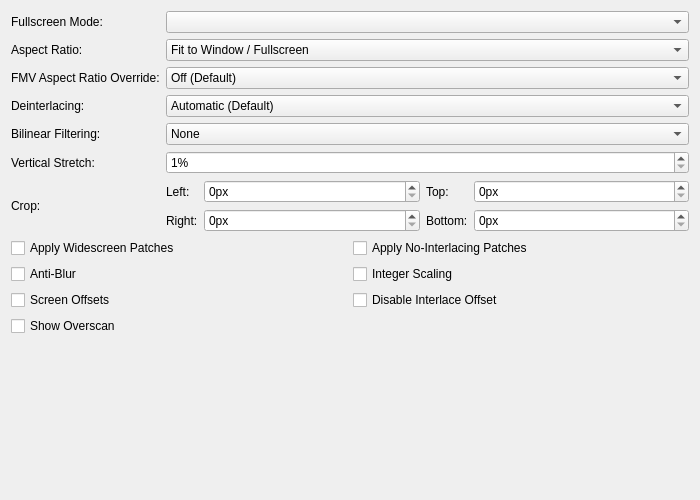
<?xml version="1.0" encoding="UTF-8"?>
<ui version="4.0">
 <class>GraphicsDisplaySettingsTab</class>
 <widget class="QWidget" name="GraphicsDisplaySettingsTab">
  <property name="geometry">
   <rect>
    <x>0</x>
    <y>0</y>
    <width>700</width>
    <height>500</height>
   </rect>
  </property>
  <property name="sizePolicy">
   <sizepolicy hsizetype="Expanding" vsizetype="Preferred">
    <horstretch>0</horstretch>
    <verstretch>0</verstretch>
   </sizepolicy>
  </property>
  <property name="windowTitle">
   <string/>
  </property>
  <layout class="QGridLayout" name="gridLayout" columnstretch="0,1">
   <item row="3" column="0">
    <widget class="QLabel" name="interlacingLabel">
     <property name="text">
      <string>Deinterlacing:</string>
     </property>
     <property name="buddy">
      <cstring>interlacing</cstring>
     </property>
    </widget>
   </item>
   <item row="0" column="1">
    <widget class="QComboBox" name="fullscreenModes"/>
   </item>
   <item row="7" column="0" colspan="2">
    <layout class="QGridLayout" name="displayGridLayout">
     <item row="1" column="1">
      <widget class="QCheckBox" name="integerScaling">
       <property name="text">
        <string>Integer Scaling</string>
       </property>
      </widget>
     </item>
     <item row="0" column="0">
      <widget class="QCheckBox" name="widescreenPatches">
       <property name="text">
        <string>Apply Widescreen Patches</string>
       </property>
      </widget>
     </item>
     <item row="0" column="1">
      <widget class="QCheckBox" name="noInterlacingPatches">
       <property name="text">
        <string>Apply No-Interlacing Patches</string>
       </property>
      </widget>
     </item>
     <item row="1" column="0">
      <widget class="QCheckBox" name="PCRTCAntiBlur">
       <property name="text">
        <string>Anti-Blur</string>
       </property>
       <property name="shortcut">
        <string>Ctrl+S</string>
       </property>
      </widget>
     </item>
     <item row="2" column="1">
      <widget class="QCheckBox" name="disableInterlaceOffset">
       <property name="text">
        <string>Disable Interlace Offset</string>
       </property>
      </widget>
     </item>
     <item row="2" column="0">
      <widget class="QCheckBox" name="PCRTCOffsets">
       <property name="text">
        <string>Screen Offsets</string>
       </property>
      </widget>
     </item>
     <item row="3" column="0">
      <widget class="QCheckBox" name="PCRTCOverscan">
       <property name="text">
        <string>Show Overscan</string>
       </property>
      </widget>
     </item>
    </layout>
   </item>
   <item row="2" column="0">
    <widget class="QLabel" name="fmvAspectRatioLabel">
     <property name="text">
      <string>FMV Aspect Ratio Override:</string>
     </property>
     <property name="buddy">
      <cstring>fmvAspectRatio</cstring>
     </property>
    </widget>
   </item>
   <item row="1" column="1">
    <widget class="QComboBox" name="aspectRatio">
     <item>
      <property name="text">
       <string>Fit to Window / Fullscreen</string>
      </property>
     </item>
     <item>
      <property name="text">
       <string>Auto Standard (4:3 Interlaced / 3:2 Progressive)</string>
      </property>
     </item>
     <item>
      <property name="text">
       <string>Standard (4:3)</string>
      </property>
     </item>
     <item>
      <property name="text">
       <string>Widescreen (16:9)</string>
      </property>
     </item>
     <item>
      <property name="text">
       <string>Native/Full (10:7)</string>
      </property>
     </item>
    </widget>
   </item>
   <item row="4" column="1">
    <widget class="QComboBox" name="bilinearFiltering">
     <item>
      <property name="text">
       <string>None</string>
      </property>
     </item>
     <item>
      <property name="text">
       <string extracomment="Smooth: Refers to the texture clarity.">Bilinear (Smooth)</string>
      </property>
     </item>
     <item>
      <property name="text">
       <string extracomment="Sharp: Refers to the texture clarity.">Bilinear (Sharp)</string>
      </property>
     </item>
    </widget>
   </item>
   <item row="5" column="0">
    <widget class="QLabel" name="verticalStretchLabel">
     <property name="text">
      <string>Vertical Stretch:</string>
     </property>
     <property name="buddy">
      <cstring>stretchY</cstring>
     </property>
    </widget>
   </item>
   <item row="0" column="0">
    <widget class="QLabel" name="fsModeLabel">
     <property name="text">
      <string>Fullscreen Mode:</string>
     </property>
     <property name="buddy">
      <cstring>fullscreenModes</cstring>
     </property>
    </widget>
   </item>
   <item row="4" column="0">
    <widget class="QLabel" name="billinearLabel">
     <property name="text">
      <string>Bilinear Filtering:</string>
     </property>
     <property name="buddy">
      <cstring>bilinearFiltering</cstring>
     </property>
    </widget>
   </item>
   <item row="2" column="1">
    <widget class="QComboBox" name="fmvAspectRatio">
     <item>
      <property name="text">
       <string>Off (Default)</string>
      </property>
     </item>
     <item>
      <property name="text">
       <string>Auto Standard (4:3 Interlaced / 3:2 Progressive)</string>
      </property>
     </item>
     <item>
      <property name="text">
       <string>Standard (4:3)</string>
      </property>
     </item>
     <item>
      <property name="text">
       <string>Widescreen (16:9)</string>
      </property>
     </item>
     <item>
      <property name="text">
       <string>Native/Full (10:7)</string>
      </property>
     </item>
    </widget>
   </item>
   <item row="6" column="0">
    <widget class="QLabel" name="cropLabel">
     <property name="text">
      <string>Crop:</string>
     </property>
    </widget>
   </item>
   <item row="1" column="0">
    <widget class="QLabel" name="aspectRatioLabel">
     <property name="text">
      <string>Aspect Ratio:</string>
     </property>
     <property name="buddy">
      <cstring>aspectRatio</cstring>
     </property>
    </widget>
   </item>
   <item row="3" column="1">
    <widget class="QComboBox" name="interlacing">
     <item>
      <property name="text">
       <string>Automatic (Default)</string>
      </property>
     </item>
     <item>
      <property name="text">
       <string>No Deinterlacing</string>
      </property>
     </item>
     <item>
      <property name="text">
       <string extracomment="Weave: deinterlacing method that can be translated or left as-is in English. Sawtooth: refers to the jagged effect weave deinterlacing has on motion.">Weave (Top Field First, Sawtooth)</string>
      </property>
     </item>
     <item>
      <property name="text">
       <string extracomment="Weave: deinterlacing method that can be translated or left as-is in English. Sawtooth: refers to the jagged effect weave deinterlacing has on motion.">Weave (Bottom Field First, Sawtooth)</string>
      </property>
     </item>
     <item>
      <property name="text">
       <string extracomment="Bob: deinterlacing method that refers to the way it makes video look like it's bobbing up and down.">Bob (Top Field First, Full Frames)</string>
      </property>
     </item>
     <item>
      <property name="text">
       <string extracomment="Bob: deinterlacing method that refers to the way it makes video look like it's bobbing up and down.">Bob (Bottom Field First, Full Frames)</string>
      </property>
     </item>
     <item>
      <property name="text">
       <string extracomment="Blend: deinterlacing method that blends the colors of the two frames, can be translated or left as-is in English.">Blend (Top Field First, Merge 2 Fields)</string>
      </property>
     </item>
     <item>
      <property name="text">
       <string extracomment="Blend: deinterlacing method that blends the colors of the two frames, can be translated or left as-is in English.">Blend (Bottom Field First, Merge 2 Fields)</string>
      </property>
     </item>
     <item>
      <property name="text">
       <string extracomment="Adaptive: deinterlacing method that should be translated.">Adaptive (Top Field First, Similar to Bob + Weave)</string>
      </property>
     </item>
     <item>
      <property name="text">
       <string extracomment="Adaptive: deinterlacing method that should be translated.">Adaptive (Bottom Field First, Similar to Bob + Weave)</string>
      </property>
     </item>
    </widget>
   </item>
   <item row="5" column="1">
    <widget class="QSpinBox" name="stretchY">
     <property name="suffix">
      <string extracomment="Percentage sign that shows next to a value. You might want to add a space before if your language requires it.">%</string>
     </property>
     <property name="minimum">
      <number>1</number>
     </property>
     <property name="maximum">
      <number>300</number>
     </property>
    </widget>
   </item>
   <item row="8" column="0">
    <spacer name="verticalSpacer">
     <property name="orientation">
      <enum>Qt::Orientation::Vertical</enum>
     </property>
     <property name="sizeHint" stdset="0">
      <size>
       <width>20</width>
       <height>0</height>
      </size>
     </property>
    </spacer>
   </item>
   <item row="6" column="1">
    <layout class="QGridLayout" name="gridLayout_2" columnstretch="0,1,0,1">
     <item row="0" column="3">
      <widget class="QSpinBox" name="cropTop">
       <property name="suffix">
        <string>px</string>
       </property>
       <property name="maximum">
        <number>1000</number>
       </property>
      </widget>
     </item>
     <item row="0" column="2">
      <widget class="QLabel" name="cropTopLabel">
       <property name="text">
        <string extracomment="Warning: short space constraints. Abbreviate if necessary.">Top:</string>
       </property>
       <property name="buddy">
        <cstring>cropTop</cstring>
       </property>
      </widget>
     </item>
     <item row="0" column="0">
      <widget class="QLabel" name="cropLeftLabel">
       <property name="text">
        <string extracomment="Warning: short space constraints. Abbreviate if necessary.">Left:</string>
       </property>
       <property name="buddy">
        <cstring>cropLeft</cstring>
       </property>
      </widget>
     </item>
     <item row="0" column="1">
      <widget class="QSpinBox" name="cropLeft">
       <property name="suffix">
        <string>px</string>
       </property>
       <property name="maximum">
        <number>1000</number>
       </property>
      </widget>
     </item>
     <item row="1" column="0">
      <widget class="QLabel" name="cropRightLabel">
       <property name="text">
        <string extracomment="Warning: short space constraints. Abbreviate if necessary.">Right:</string>
       </property>
       <property name="buddy">
        <cstring>cropRight</cstring>
       </property>
      </widget>
     </item>
     <item row="1" column="1">
      <widget class="QSpinBox" name="cropRight">
       <property name="suffix">
        <string>px</string>
       </property>
       <property name="maximum">
        <number>1000</number>
       </property>
      </widget>
     </item>
     <item row="1" column="2">
      <widget class="QLabel" name="cropBottomLabel">
       <property name="text">
        <string extracomment="Warning: short space constraints. Abbreviate if necessary.">Bottom:</string>
       </property>
       <property name="buddy">
        <cstring>cropBottom</cstring>
       </property>
      </widget>
     </item>
     <item row="1" column="3">
      <widget class="QSpinBox" name="cropBottom">
       <property name="suffix">
        <string>px</string>
       </property>
       <property name="maximum">
        <number>1000</number>
       </property>
      </widget>
     </item>
    </layout>
   </item>
  </layout>
 </widget>
 <tabstops>
  <tabstop>fullscreenModes</tabstop>
  <tabstop>aspectRatio</tabstop>
  <tabstop>fmvAspectRatio</tabstop>
  <tabstop>interlacing</tabstop>
  <tabstop>bilinearFiltering</tabstop>
  <tabstop>stretchY</tabstop>
  <tabstop>cropLeft</tabstop>
  <tabstop>cropRight</tabstop>
  <tabstop>cropTop</tabstop>
  <tabstop>cropBottom</tabstop>
  <tabstop>widescreenPatches</tabstop>
  <tabstop>noInterlacingPatches</tabstop>
  <tabstop>PCRTCAntiBlur</tabstop>
  <tabstop>integerScaling</tabstop>
  <tabstop>PCRTCOffsets</tabstop>
  <tabstop>disableInterlaceOffset</tabstop>
  <tabstop>PCRTCOverscan</tabstop>
 </tabstops>
 <resources/>
 <connections/>
</ui>
